Frame 1 (no input): blank canvas, image omitted
Frame 60 (the mouse pressed at the canvas centre just before this capture): blank canvas, image omitted
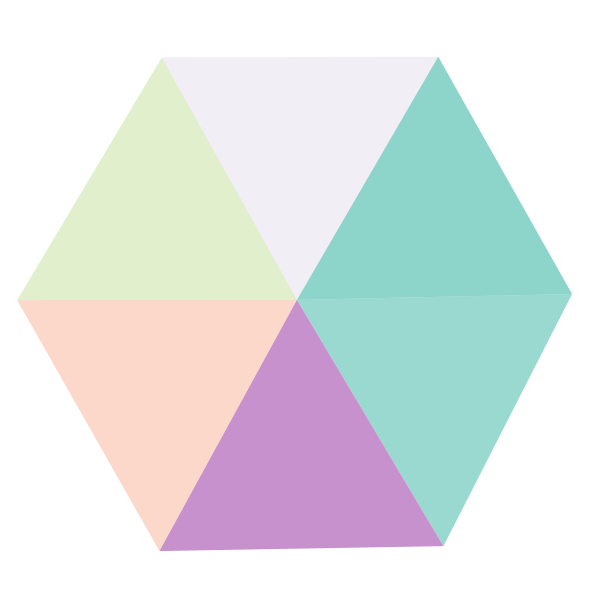
Frame 120 (the mouse held since frame 60 and released just before this capture)

The Processing sketch whose frames 1 and 60 were blank and that drew this single picture after the mouse press (run headless with seeded random() and noise(); from frame 60 on, the mouse is pressed at the canvas centre):

// Processing sketch: roboidemanoloide
// ── roboidemanoloide.pde
ArrayList<Punto> puntos;
color paleta[];

int cant = 6;

void setup() {
  size(600, 600);
  smooth(8);
  puntos = new ArrayList<Punto>();
  paleta = new color[6];
  paleta[0] = color(#7B5498);
  paleta[1] = color(#BB7AC2);
  paleta[2] = color(#30B19F);
  paleta[3] = color(#AFD275);
  paleta[4] = color(#F5774B);
  float da = TWO_PI/cant;
  for (int i = 0; i < cant; i++) {
    puntos.add(new Punto(width/2-cos(da*i)*280, height/2-sin(da*i)*280));
  }
}

void draw() {
  background(255);
  noStroke();
  for (int i = 0; i < puntos.size(); i++) {
    Punto aux = puntos.get(i);
    aux.x += random(-0.5,0.5);
    aux.y += random(-0.5,0.5);
  }
  for (int i = cant; i < puntos.size(); i++) {
    Punto aux = puntos.get(i);
    for (int j = 0; j < cant; j++) {
      Punto p1 = puntos.get(j);
      Punto p2 = puntos.get((j+1)%cant);
      int n = int(aux.x + aux.y + p1.x + p1.y + p2.x + p2.y);
      fill(paleta[n%5], (n%256)*0.85);
      beginShape();
      vertex(aux.x, aux.y);
      vertex(p1.x, p1.y);
      vertex(p2.x, p2.y);
      endShape(CLOSE);
    }
  }
}

void mousePressed() {
  puntos.add(new Punto(mouseX, mouseY));
}

class Punto {
  boolean eliminar;
  float x, y;
  Punto(float x, float y) {
    this.x = x; 
    this.y = y;
  }
}
